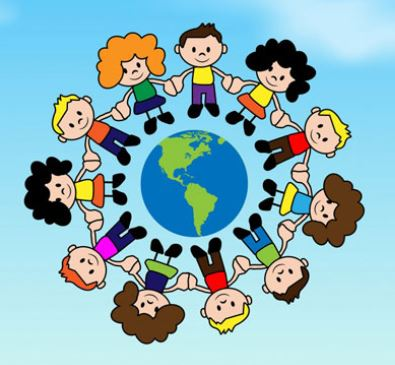
#> input picture photos/childrenDay.JPG, 395 x 365 px, found by its file name
$ python partCut.py
#> lines starting #> are read from the running program, lines starting #| are printed output that depends on the picture
import cv2
import numpy as np

childrenDay_image = cv2.imread("childrenDay.jpg")
#> childrenDay_image is the input picture: shape (365, 395, 3); mean B, G, R 189.6, 182.7, 142.4
slice_image = childrenDay_image[50:150, 200:300]
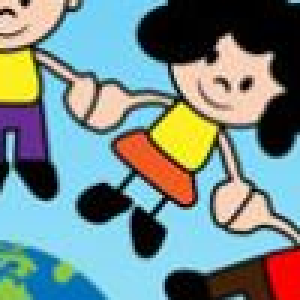
#> slice_image: shape (100, 100, 3) (shown 3 times larger); mean B, G, R 137.5, 139.7, 119.2

childrenDay_image[0:100, 0:100] = slice_image
childrenDay_image[200:250, 150:200] = (0, 150, 255)
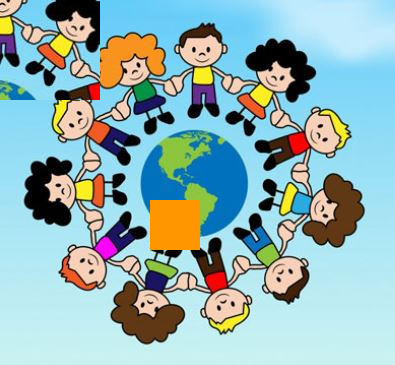
#> childrenDay_image: shape (365, 395, 3); mean B, G, R 179.2, 178.1, 145.9

# [5 lines of commented-out code are left out]
cv2.imshow("23April", childrenDay_image)

cv2.waitKey(0)  # herhangi tuşa basana kadar pencereyi görünür kıl
cv2.destroyAllWindows()  # kapattığımda tüm opencvleri kapatıyor

$ run again, with photos/ball.JPG copied over photos/childrenDay.JPG
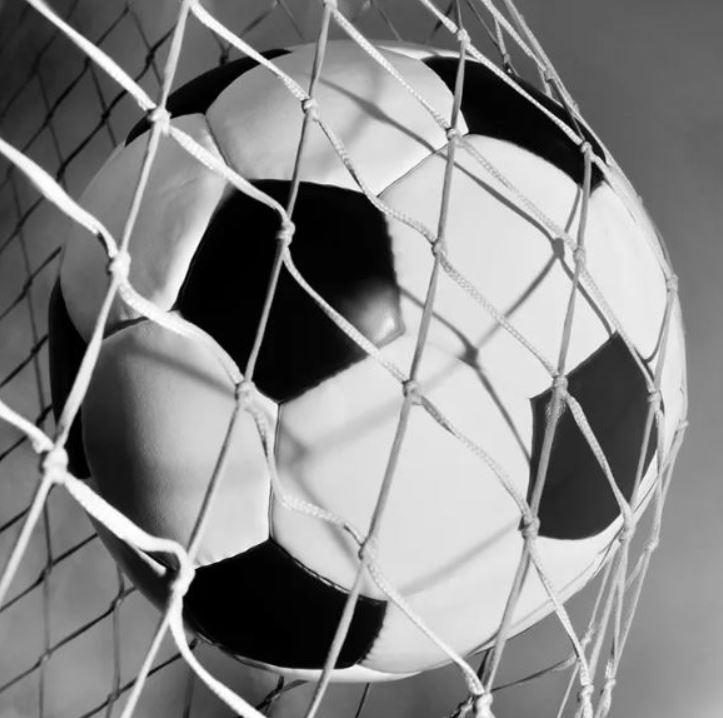
#> input picture photos/ball.JPG, 723 x 718 px, found by its file name
#> childrenDay_image is the input picture: shape (718, 723, 3); min 0, max 255, mean 134.2
#> `slice_image = childrenDay_image[50:150, 200:300]`:
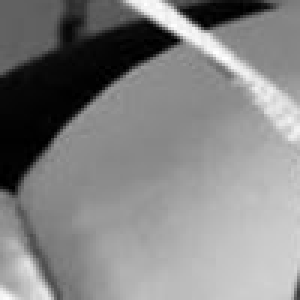
#> slice_image: shape (100, 100, 3) (shown 3 times larger); min 0, max 255, mean 131.6
#> `childrenDay_image[200:250, 150:200] = (0, 150, 255)`:
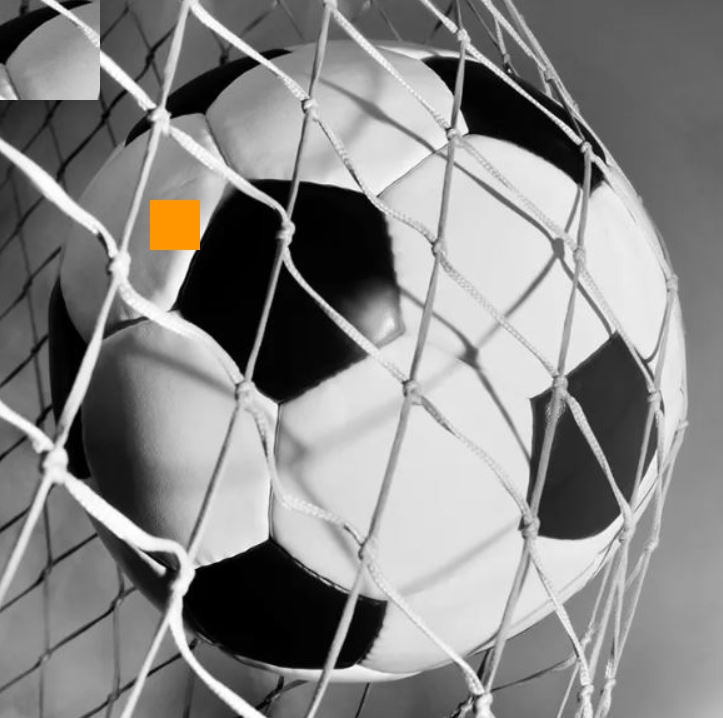
#> childrenDay_image: shape (718, 723, 3); mean B, G, R 134.9, 135.6, 136.1
